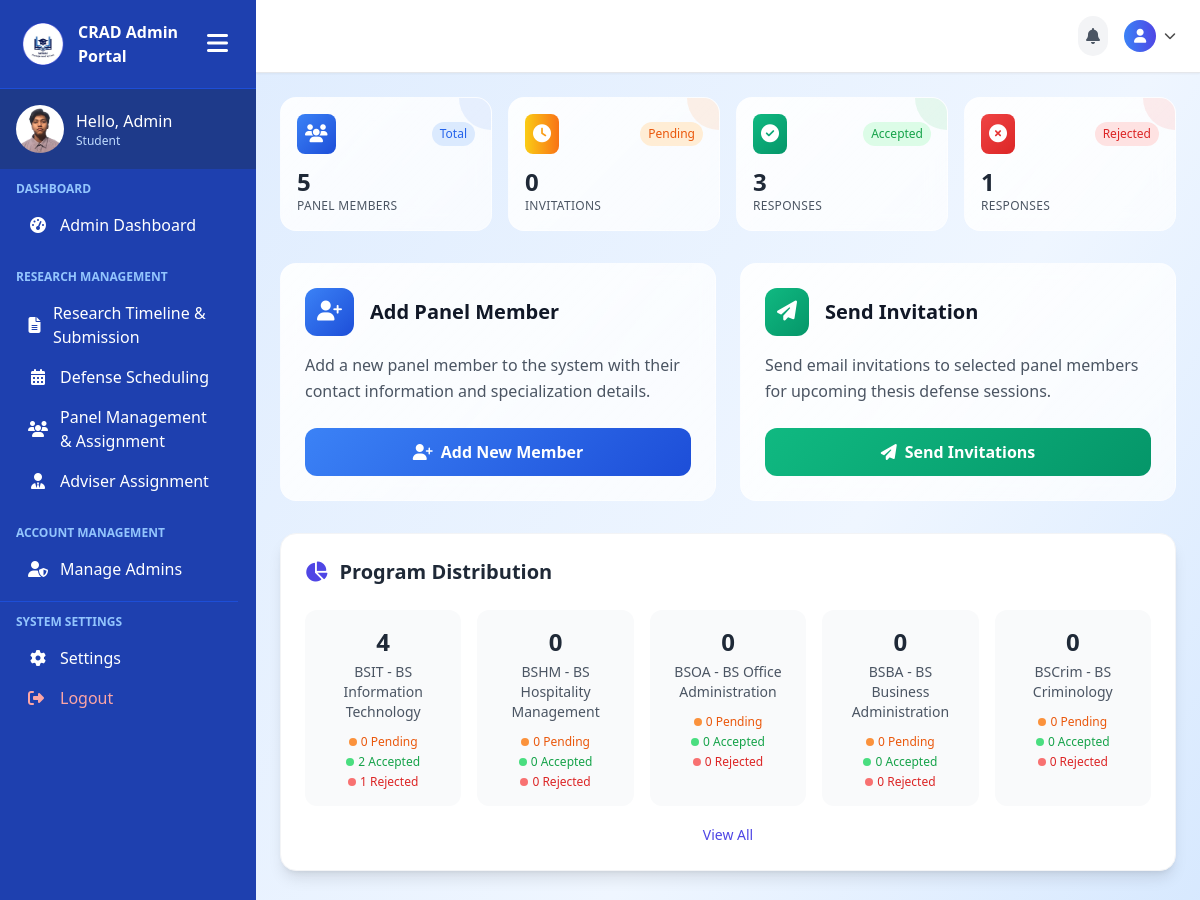
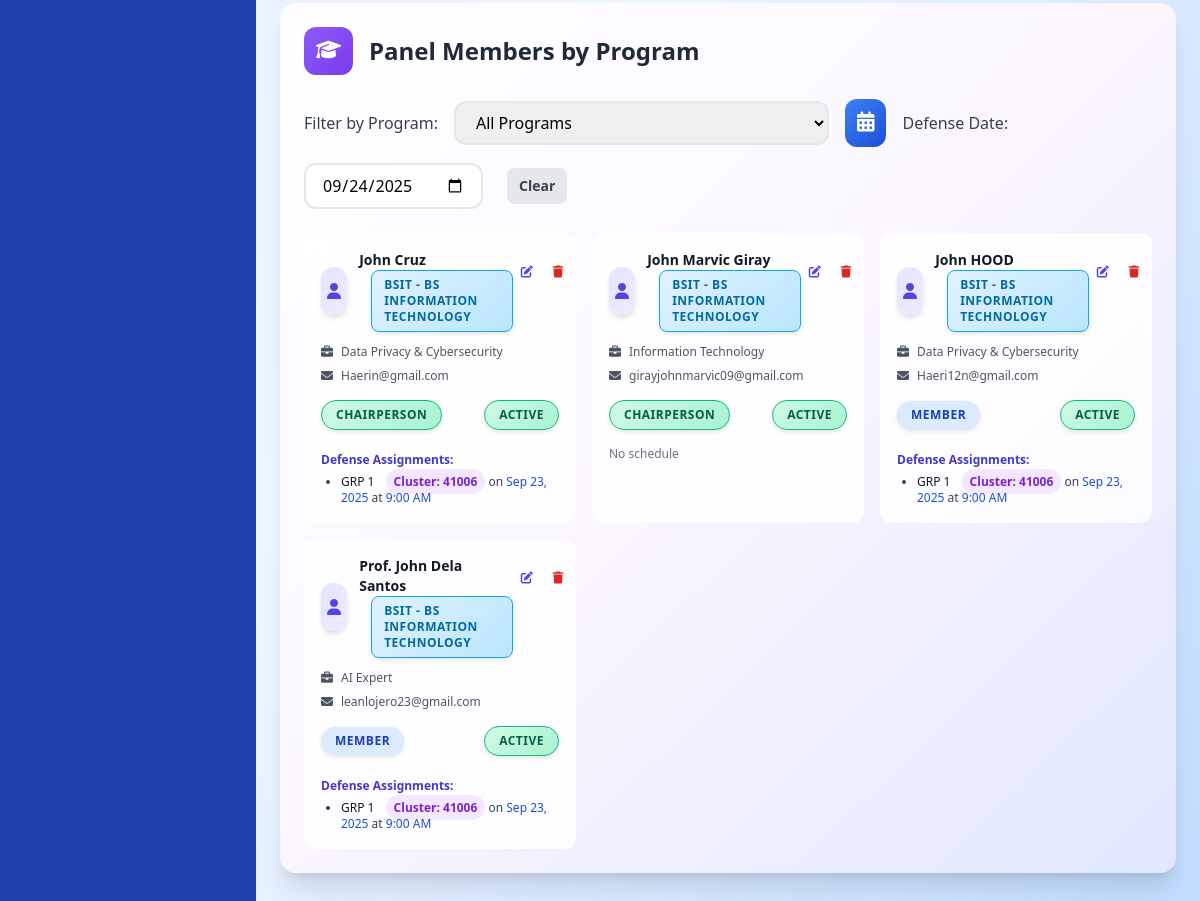
Page /admin-pages/panel-assignment.php (signed in) on the committed database (2 pictures, top to bottom).
### tables this page shows
CREATE TABLE `user_tbl` (
  `user_id` int(11) NOT NULL,
  `email` varchar(150) NOT NULL,
  `password` varchar(255) NOT NULL,
  `role` enum('Admin','Faculty','Student') NOT NULL DEFAULT 'Student',
  `created_at` timestamp NOT NULL DEFAULT current_timestamp()
);

CREATE TABLE `panel_members` (
  `id` int(11) NOT NULL,
  `first_name` varchar(50) NOT NULL,
  `last_name` varchar(50) NOT NULL,
  `email` varchar(100) NOT NULL,
  `specialization` varchar(100) NOT NULL,
  `program` varchar(50) DEFAULT NULL,
  `status` enum('active','inactive') DEFAULT 'active',
  `role` enum('chairperson','member') NOT NULL DEFAULT 'member',
  `created_at` timestamp NOT NULL DEFAULT current_timestamp(),
  `updated_at` timestamp NOT NULL DEFAULT current_timestamp() ON UPDATE current_timestamp()
);

CREATE TABLE `defense_panel` (
  `id` int(11) NOT NULL,
  `defense_id` int(11) NOT NULL,
  `faculty_id` int(11) NOT NULL,
  `role` enum('chair','member') DEFAULT 'member',
  `created_at` timestamp NOT NULL DEFAULT current_timestamp()
);

CREATE TABLE `groups` (
  `id` int(11) NOT NULL,
  `name` varchar(255) NOT NULL,
  `program` varchar(50) NOT NULL,
  `cluster_id` int(11) DEFAULT NULL,
  `join_code` varchar(10) DEFAULT NULL,
  `created_at` timestamp NOT NULL DEFAULT current_timestamp()
);

CREATE TABLE `clusters` (
  `id` int(11) NOT NULL,
  `program` varchar(100) NOT NULL,
  `cluster` varchar(50) NOT NULL,
  `school_year` varchar(20) NOT NULL,
  `faculty_id` int(11) DEFAULT NULL,
  `assigned_date` date DEFAULT NULL,
  `student_count` int(11) DEFAULT 0,
  `capacity` int(11) DEFAULT 50,
  `status` enum('assigned','pending','unassigned') DEFAULT 'unassigned',
  `created_date` timestamp NOT NULL DEFAULT current_timestamp() ON UPDATE current_timestamp()
);

CREATE TABLE `defense_schedules` (
  `id` int(11) NOT NULL,
  `group_id` int(11) DEFAULT NULL,
  `defense_date` date DEFAULT NULL,
  `start_time` time DEFAULT NULL,
  `end_time` time DEFAULT NULL,
  `room_id` int(11) DEFAULT NULL,
  `status` enum('scheduled','completed','cancelled','failed','passed','pre_completed') DEFAULT 'scheduled',
  `created_at` timestamp NOT NULL DEFAULT current_timestamp(),
  `defense_type` enum('pre_oral','final','pre_oral_redefense','final_redefense') DEFAULT NULL,
  `defense_result` enum('pending','passed','failed','redefense') DEFAULT 'pending',
  `parent_defense_id` int(11) DEFAULT NULL,
  `redefense_reason` text DEFAULT NULL,
  `is_redefense` tinyint(1) DEFAULT 0,
  `completed_at` timestamp NULL DEFAULT NULL,
  `updated_at` timestamp NOT NULL DEFAULT current_timestamp() ON UPDATE current_timestamp()
);

### admin-pages/panel-assignment.php (the view, shortened to what the rows shown need)
<?php
include('../includes/connection.php');
$programs = [
    'bsit' => 'BSIT - BS Information Technology',
    'bshm' => 'BSHM - BS Hospitality Management',
    'bsoa' => 'BSOA - BS Office Administration',
    'bsba' => 'BSBA - BS Business Administration',
    'bscrim' => 'BSCrim - BS Criminology',
    'beed' => 'BEEd - Bachelor of Elementary Education',
    'bsed' => 'BSEd - Bachelor of Secondary Education',
    'bscpe' => 'BSCpE - BS Computer Engineering',
    'bstm' => 'BSTM - BS Tourism Management',
    'bsentrep' => 'BSEntrep - BS Entrepreneurship',
    'bsais' => 'BSAIS - BS Accounting Information System',
    'bspsych' => 'BSPsych - BS Psychology',
    'blis' => 'BLIS - BL Information Science'
];
$panel_query = "SELECT * FROM panel_members ORDER BY program, last_name, first_name";
$panel_result = $conn->query($panel_query);
$panel_members_by_program = [];
while ($row = $panel_result->fetch_assoc()) {
    $program = $row['program'];
    if (!isset($panel_members_by_program[$program])) {
        $panel_members_by_program[$program] = [];
    }
    $assignments = [];
    $defense_panel_query = "SELECT dp.*, ds.defense_date, ds.start_time, ds.end_time, ds.group_id, g.name as group_name, c.cluster as cluster_name
        FROM defense_panel dp
        JOIN defense_schedules ds ON dp.defense_id = ds.id
        JOIN groups g ON ds.group_id = g.id
        LEFT JOIN clusters c ON g.cluster_id = c.id
        WHERE dp.faculty_id = " . intval($row['id']) . "
        ORDER BY ds.defense_date DESC, ds.start_time DESC";
    $defense_panel_result = $conn->query($defense_panel_query);
    while ($ap = $defense_panel_result->fetch_assoc()) {
        $assignments[] = $ap;
    }
    $row['defense_assignments'] = $assignments;
    $panel_members_by_program[$program][] = $row;
}
?>
<!DOCTYPE html>
<html lang="en">
<head>
    <link rel="stylesheet" href="../assets/css/style-panel-assignment.css">
    <script src="https://cdn.tailwindcss.com"></script>
    <link rel="stylesheet" href="https://cdn.jsdelivr.net/npm/flatpickr/dist/flatpickr.min.css">
    <link rel="stylesheet" href="https://cdnjs.cloudflare.com/ajax/libs/font-awesome/6.0.0/css/all.min.css">
</head>
<body class="bg-gradient-to-br from-blue-100 via-blue-50 to-blue-200 h-screen overflow-hidden">
    <div class="min-h-screen flex">
        <?php include('../includes/admin-sidebar.php'); ?>
        <main class="flex-1 overflow-y-auto p-6">
<div class="bg-white rounded-2xl p-6 mb-8 shadow-lg border border-gray-100">
    <div class="flex items-center justify-between mb-6">
        <h2 class="text-xl font-bold text-gray-800 flex items-center">
            <i class="fas fa-chart-pie text-indigo-600 mr-3"></i>
            Program Distribution
        </h2>
    </div>
</div>
            <div class="bg-gradient-to-br from-white via-purple-50 to-indigo-100 rounded-2xl p-6 mb-8 animate-scale-in shadow-xl border-0">
                <div class="flex items-center mb-6">
                    <h2 class="text-2xl font-bold text-gray-800">
                        Panel Members by Program
                    </h2>
                </div>
                <?php
                $first = true;
                foreach ($programs as $program_key => $program_name):
                    $members = $panel_members_by_program[$program_key] ?? [];
                ?>
                <div class="program-content <?php echo $first ? 'active' : ''; ?>" id="program-<?php echo $program_key; ?>">
                    <?php if (count($members) > 0): ?>
                        <div class="grid grid-cols-1 md:grid-cols-2 lg:grid-cols-3 gap-4">
                            <?php foreach ($members as $row): ?>
                            <div class="bg-white/80 backdrop-blur-sm rounded-xl p-4 border border-white/40 hover:shadow-lg transition-all duration-300 hover:-translate-y-1 panel-member-card">
                                <div class="flex items-start justify-between mb-3">
                                    <div class="flex items-center">
                                        <div class="w-12 h-12 rounded-xl bg-gradient-to-br from-indigo-100 to-purple-100 flex items-center justify-center shadow-md mr-3">
                                            <i class="fas fa-user text-indigo-600"></i>
                                        </div>
                                        <div>
                                                <h3 class="font-bold text-gray-900 text-sm"><?php echo $row['first_name'] . ' ' . $row['last_name']; ?></h3>
                                                <span class="text-xs <?php echo $row['program'] . '-badge'; ?> program-badge">
                                                    <?php echo $programs[$row['program']]; ?>
                                                </span>
                                            </div>
                                    </div>
                                    <div class="flex space-x-1">
                                        <a href="admin-pages/panel-assignment.php?edit_id=<?php echo $row['id']; ?>" class="p-2 text-indigo-600 hover:bg-indigo-100 rounded-lg transition-colors" title="Edit">
                                            <i class="fas fa-edit text-xs"></i>
                                        </a>
                                        <button type="button" onclick="showDeleteModal(<?php echo $row['id']; ?>)" class="p-2 text-red-600 hover:bg-red-100 rounded-lg transition-colors" title="Delete">
                                            <i class="fas fa-trash text-xs"></i>
                                        </button>
                                    </div>
                                </div>
                                <div class="space-y-2">
                                    <div class="flex items-center text-xs text-gray-600">
                                        <i class="fas fa-briefcase mr-2 w-3"></i>
                                        <span class="truncate"><?php echo $row['specialization']; ?></span>
                                    </div>
                                    <div class="flex items-center text-xs text-gray-600">
                                        <i class="fas fa-envelope mr-2 w-3"></i>
                                        <span class="truncate"><?php echo $row['email']; ?></span>
                                    </div>
                                    <div class="flex items-center justify-between pt-2">
                                        <span class="status-badge <?php echo $row['role'] == 'chairperson' ? 'status-accepted' : 'bg-blue-100 text-blue-800'; ?> text-xs">
                                            <?php echo ucfirst($row['role']); ?>
                                        </span>
                                        <span class="status-badge <?php echo $row['status'] == 'active' ? 'status-accepted' : 'bg-gray-100 text-gray-800'; ?> text-xs">
                                            <?php echo ucfirst($row['status']); ?>
                                        </span>
                                    </div>
                                    <?php
                                    $selectedDate = isset($_GET['defense_date']) ? $_GET['defense_date'] : '';
                                    $assignments = $row['defense_assignments'];
                                    $filteredAssignments = [];
                                    if (!empty($selectedDate)) {
                                        foreach ($assignments as $as) {
                                            if ($as['defense_date'] === $selectedDate) {
                                                $filteredAssignments[] = $as;
                                            }
                                        }
                                    } else {
                                        $filteredAssignments = $assignments;
                                    }
                                    ?>
                                    <?php if (!empty($filteredAssignments)): ?>
                                    <div class="pt-2">
                                        <span class="text-xs font-semibold text-indigo-700">Defense Assignments:</span>
                                        <ul class="list-disc ml-5 mt-1 text-xs text-gray-700">
                                            <?php foreach ($filteredAssignments as $as): ?>
                                                <li>
                                                    <span class="font-medium text-gray-900"><?php echo $as['group_name']; ?></span>
                                                    <?php if (!empty($as['cluster_name'])): ?>
                                                        <span class="ml-2 px-2 py-1 bg-purple-100 text-purple-700 rounded-full text-xs font-semibold">Cluster: <?php echo htmlspecialchars($as['cluster_name']); ?></span>
                                                    <?php endif; ?>
                                                    on <span class="text-blue-700 defense-date" data-date="<?php echo $as['defense_date']; ?>"><?php echo date('M j, Y', strtotime($as['defense_date'])); ?></span>
                                                    at <span class="text-blue-700"><?php echo date('g:i A', strtotime($as['start_time'])); ?></span>
                                                </li>
                                            <?php endforeach; ?>
                                        </ul>
                                    </div>
                                    <?php else: ?>
                                    <div class="pt-2 text-xs text-gray-500">No schedule</div>
                                    <?php endif; ?>
                                </div>
                            </div>
                            <?php endforeach; ?>
                        </div>
                    <?php endif; ?>
                </div>
                <?php
                $first = false;
                endforeach;
                ?>
            </div>
</body>
</html>

### includes/admin-sidebar.php (shortened to what the rows shown need)
<?php
include("../includes/connection.php");
$user_id = $_SESSION['user_id'];
$sql = "SELECT role FROM user_tbl WHERE user_id = ?";
$stmt = $conn->prepare($sql);
$stmt->bind_param("i", $user_id);
$stmt->execute();
$result = $stmt->get_result();
$user = $result->fetch_assoc();
$role = $user['role'];
$greeting = "Hello, " . match($role) {
    'admin' => 'Admin',
    'student' => 'Student',
    default => 'Admin'
};
?>
<!DOCTYPE html>
<html lang="en">
<head>
    <script src="https://cdn.tailwindcss.com"></script>
    <link rel="stylesheet" href="https://cdnjs.cloudflare.com/ajax/libs/font-awesome/6.5.0/css/all.min.css">
</head>
<body>
<div class="sidebar sidebar-transition bg-blue-800 text-white flex flex-col hidden md:flex h-screen w-64" id="sidebar">
    <div class="p-4 flex items-center space-x-3 bg-blue-900">
        <div>
            <p class="font-medium profile-name"><?php echo htmlspecialchars($greeting); ?></p>
            <p class="text-xs text-blue-200 profile-role"><?php echo htmlspecialchars($role); ?></p>
        </div>
    </div>
</div>
</body>
</html>

### rows in the picture
user_tbl: role "Hello, Admin", role "Student"
panel_members: first_name "John", last_name "Cruz", program "BSIT - BS INFORMATION TECHNOLOGY", specialization "Data Privacy & Cybersecurity", email "Haerin@gmail.com", role "CHAIRPERSON", status "ACTIVE"
defense_panel: groups.name "GRP 1", clusters.cluster "41006", defense_schedules.defense_date "Sep 23, 2025", defense_schedules.start_time "9:00 AM"
panel_members: first_name "John Marvic", last_name "Giray", program "BSIT - BS INFORMATION TECHNOLOGY", specialization "Information Technology", email "girayjohnmarvic09@gmail.com", role "CHAIRPERSON", status "ACTIVE", shows "No schedule"
panel_members: first_name "John", last_name "HOOD", program "BSIT - BS INFORMATION TECHNOLOGY", specialization "Data Privacy & Cybersecurity", email "Haeri12n@gmail.com", role "MEMBER", status "ACTIVE"
defense_panel: groups.name "GRP 1", clusters.cluster "41006", defense_schedules.defense_date "Sep 23, 2025", defense_schedules.start_time "9:00 AM"
panel_members: first_name "Prof. John Dela", last_name "Santos", program "BSIT - BS INFORMATION TECHNOLOGY", specialization "AI Expert", email "leanlojero23@gmail.com", role "MEMBER", status "ACTIVE"
defense_panel: groups.name "GRP 1", clusters.cluster "41006", defense_schedules.defense_date "Sep 23, 2025", defense_schedules.start_time "9:00 AM"

### other values in the picture
count($all_panel_members) "5"
$stats['pending'] "0"
$stats['accepted'] "3"
$stats['rejected'] "1"
$member_count "4"
$program_name "BSIT - BS Information Technology"
$program_stats_data['pending'] "0"
$program_stats_data['accepted'] "2"
$program_stats_data['rejected'] "1"
$member_count "0"
$program_name "BSHM - BS Hospitality Management"
$program_stats_data['accepted'] "0"
$program_stats_data['rejected'] "0"
$program_name "BSOA - BS Office Administration"
$program_name "BSBA - BS Business Administration"
